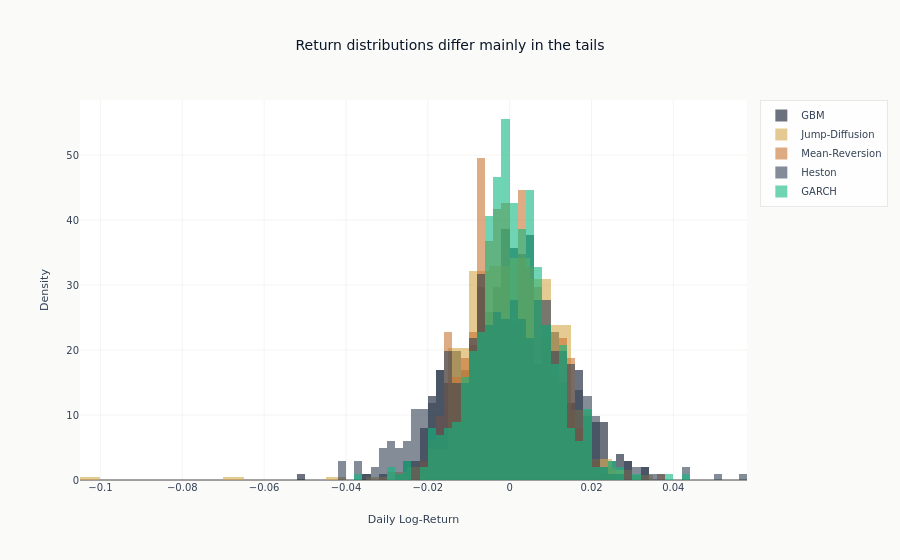

The notebook cell this image was saved under:
### Code cell
# Return distribution comparison
fig = go.Figure()

for idx, (name, prices) in enumerate(all_models.items()):
    log_returns = np.diff(np.log(prices))
    fig.add_trace(
        go.Histogram(
            x=log_returns,
            name=name,
            opacity=0.6,
            nbinsx=50,
            histnorm="probability density",
            marker_color=colors[idx],
        )
    )

fig.update_layout(
    title="Return distributions differ mainly in the tails",
    xaxis_title="Daily Log-Return",
    yaxis_title="Density",
    barmode="overlay",
)
show_plotly_with_alt(
    fig,
    "Overlaid density histograms of daily log-returns from the five simulated "
    "paths; the bodies largely coincide while the jump-diffusion series extends "
    "furthest into the negative tail.",
)

### Figure 1 — Plotly figure (JSON) as saved in the notebook; plotly's stock layout.template omitted (floating-point values rounded to 4 significant figures; data arrays with more than 128 entries replaced by an {"elided": "..."} marker saying what was removed)
{"data": [{"histnorm": "probability density", "marker": {"color": "#0a1628"}, "name": "GBM", "nbinsx": 50, "opacity": 0.6, "type": "histogram", "x": {"elided": "504 float values"}}, {"histnorm": "probability density", "marker": {"color": "#D4A84B"}, "name": "Jump-Diffusion", "nbinsx": 50, "opacity": 0.6, "type": "histogram", "x": {"elided": "504 float values"}}, {"histnorm": "probability density", "marker": {"color": "#C87533"}, "name": "Mean-Reversion", "nbinsx": 50, "opacity": 0.6, "type": "histogram", "x": {"elided": "504 float values"}}, {"histnorm": "probability density", "marker": {"color": "#334155"}, "name": "Heston", "nbinsx": 50, "opacity": 0.6, "type": "histogram", "x": {"elided": "504 float values"}}, {"histnorm": "probability density", "marker": {"color": "#10b981"}, "name": "GARCH", "nbinsx": 50, "opacity": 0.6, "type": "histogram", "x": {"elided": "504 float values"}}], "layout": {"barmode": "overlay", "title": {"text": "Return distributions differ mainly in the tails"}, "xaxis": {"title": {"text": "Daily Log-Return"}}, "yaxis": {"title": {"text": "Density"}}}}
